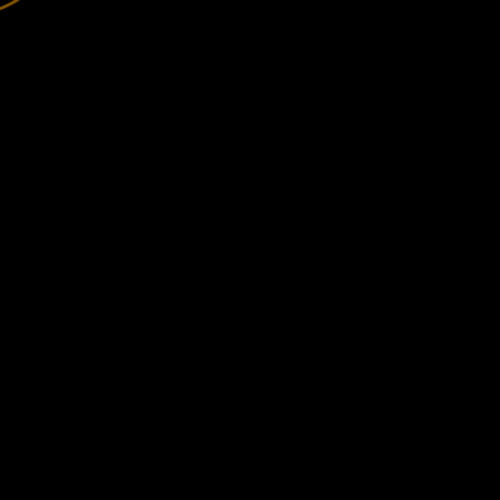
Frame 1 (no input)
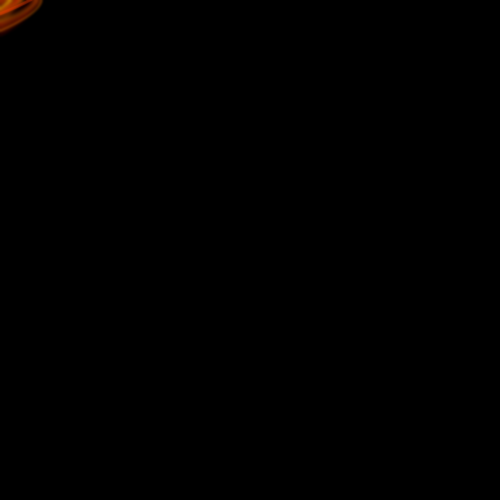
Frame 60 (the mouse pressed at the canvas centre just before this capture)
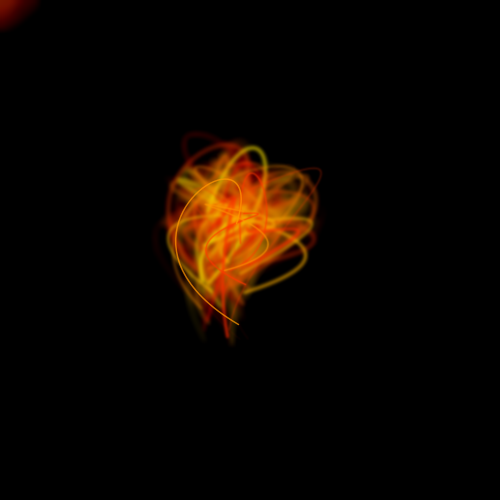
Frame 120 (the mouse held since frame 60 and released just before this capture)

The Processing sketch that drew these frames (run headless with seeded random() and noise(); from frame 60 on, the mouse is pressed at the canvas centre):

// Processing sketch: processing_116074
// ── processing_116074.pde

int brush = 1;

float r = 0;
float s = 1.0;


// centre of each shape
float posX; 
float posY;
 
float brushHue; 

void setup()
  {
 size(500, 500);
  background(0);
  smooth();
  noFill();
  frameRate(60);

  }
 
 
 
void draw()
  {
    
    if (brush == 1)
    {
      for (int i=1; i < random(7500, 7500); i = i+90000)
      {
      stroke(255, random(255), 0, random(100, 255));
      strokeWeight(random(3));
      bezier(mouseX-random(50), mouseY-random(50), (mouseX-random(200)), (mouseY-random(200)), (mouseX+random(200)), (mouseY-random(100)), (mouseX-random(50)), (mouseY+random(50)));
      filter(BLUR, 0.6);
      }
      
      if (mousePressed == true){
      bezier(mouseX-random(50), mouseY-random(50), (mouseX+random(200)), (mouseY-random(200)), (mouseX-random(200)), (mouseY-random(100)), (mouseX-random(50)), (mouseY+random(100)));  
      }
    }
    if (brush == 2)
    {
       strokeWeight(2);
        if (mousePressed == true)
        {
          if (mouseButton == LEFT){
        
        pushMatrix();
       
      
      translate(mouseX, mouseY);
      
      rotate(r);
      scale(s);
      
      ellipse(0, 0, random(50), random(50));
      
      
      popMatrix();
      
          }
      
      if (mouseButton == RIGHT){
        stroke(0, random(255), 255);
          
          }
          
      }
      
      filter(BLUR);

    }
    if (brush == 3)
    {
      colorMode(HSB, 360, 100, 100, 100);
        filter(BLUR);
        noFill();
       stroke(random(360),100,100);
       strokeWeight(random(0.5));
       
       colorMode(RGB, 255, 255, 255, 255);
    }
  }
  
void keyPressed(){
  if (key == '1')
  {
    brush = 1;
  }
  if (key == '2')
  {
    brush = 2;
  }
  if (key == '3')
  {
    brush = 3;
  }
  if (key == CODED)
 {
   if (keyCode == RIGHT)
   {
     r = r + radians(3);
   }
   
   if (keyCode == LEFT)
   {
     r = r - radians(3);
   }
  if (keyCode == UP)
 {
   s = s + 0.15;
 }
 if (keyCode == DOWN)
 {
   s = s - 0.15;
 }
 }
}


void mouseDragged()
{
  
  if (brush == 3)
  {
    for(float ang=0; ang<HALF_PI; ang+=PI/100) 
    {
      pushMatrix();
       
    
      translate(posX,posY);
       
     
      rotate(ang); 
       
     
     line(pmouseX-posX,pmouseY-posY,mouseX-posX,mouseY-posY); 
      popMatrix();
      
     
    }
  }
}
  
  
   
void mousePressed()
{
 
  posX = mouseX; 
  posY = mouseY;
   

}
  
